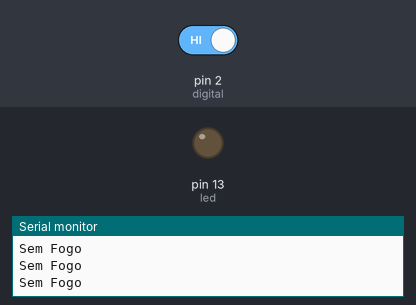
The sketch below on a simulated Arduino Uno, built with avr-gcc and run on an emulated ATmega328P. On the bench: output pins drawn as LEDs (lit = HIGH), the last lines printed to the serial monitor. The test bench sets the inputs (shaded band); at power-on: pin 2 (digital) HIGH.

Above: at 5.8 s.
5.9 s: pin 2 (digital) driven LOW
At 8.7 s:
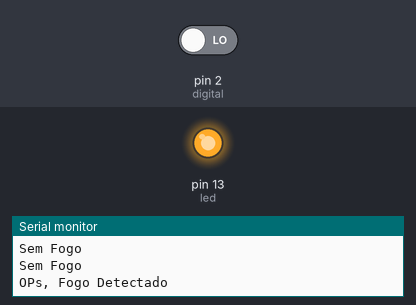
9.2 s: pin 2 (digital) driven HIGH
At 10.6 s:
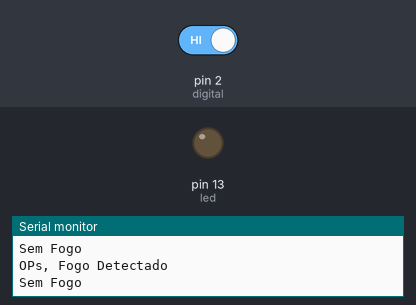
Timing chart, 0 to 12.2 s (numbered marks = the images above; inputs shaded):
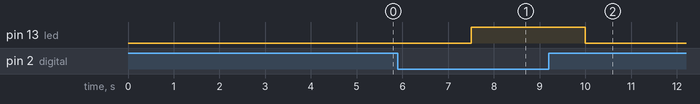

The sketch:

SensorFogo.ino
```cpp
int d = 0;
int led = 13;
int digital = 2;


void setup()
{
  Serial.begin(9600);
  pinMode(digital, INPUT);
  pinMode(led, OUTPUT);  // Declara o LED como saida
  digitalWrite(led,LOW); // Inicia o LED em estado baixo (desligado)
}

void loop()
{

  int d = digitalRead(digital);  // E a quantificação através da leitura analógica.

  //Serial.print(" Porta digital: ");
  //Serial.println(d);

  if (d != 1) //Se há detecção de fogo for positiva, e acima de um limiar, LED acende.
  {
    digitalWrite(led, HIGH);
    Serial.println("OPs, Fogo Detectado");
    delay(2000);

  }
  else{
    digitalWrite (led, LOW);
    Serial.println("Sem Fogo");
    delay(2000);
  }
  delay(500);
}
```

Measured:
- after the input at 5.9 s, pin 13 (led): LOW → HIGH after 1.6 s
- after the input at 9.2 s, pin 13 (led): HIGH → LOW after 0.80 s
